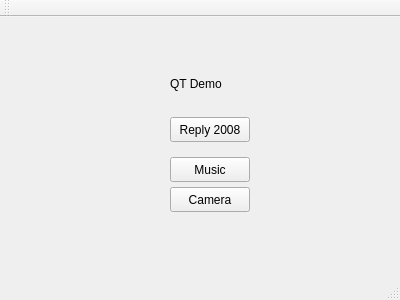
<?xml version="1.0" encoding="UTF-8"?>
<ui version="4.0">
 <class>MainWindow</class>
 <widget class="QMainWindow" name="MainWindow">
  <property name="geometry">
   <rect>
    <x>0</x>
    <y>0</y>
    <width>400</width>
    <height>300</height>
   </rect>
  </property>
  <property name="windowTitle">
   <string>MainWindow</string>
  </property>
  <widget class="QWidget" name="centralWidget">
   <widget class="QLabel" name="mainlabel">
    <property name="geometry">
     <rect>
      <x>170</x>
      <y>60</y>
      <width>58</width>
      <height>14</height>
     </rect>
    </property>
    <property name="text">
     <string>QT Demo</string>
    </property>
   </widget>
   <widget class="QPushButton" name="musicButton">
    <property name="geometry">
     <rect>
      <x>170</x>
      <y>140</y>
      <width>80</width>
      <height>25</height>
     </rect>
    </property>
    <property name="text">
     <string>Music</string>
    </property>
   </widget>
   <widget class="QPushButton" name="cameraButton">
    <property name="geometry">
     <rect>
      <x>170</x>
      <y>170</y>
      <width>80</width>
      <height>25</height>
     </rect>
    </property>
    <property name="text">
     <string>Camera</string>
    </property>
   </widget>
   <widget class="QPushButton" name="songButton">
    <property name="geometry">
     <rect>
      <x>170</x>
      <y>100</y>
      <width>80</width>
      <height>25</height>
     </rect>
    </property>
    <property name="text">
     <string>Reply 2008</string>
    </property>
   </widget>
  </widget>
  <widget class="QMenuBar" name="menuBar">
   <property name="geometry">
    <rect>
     <x>0</x>
     <y>0</y>
     <width>400</width>
     <height>22</height>
    </rect>
   </property>
  </widget>
  <widget class="QToolBar" name="mainToolBar">
   <attribute name="toolBarArea">
    <enum>TopToolBarArea</enum>
   </attribute>
   <attribute name="toolBarBreak">
    <bool>false</bool>
   </attribute>
  </widget>
  <widget class="QStatusBar" name="statusBar"/>
 </widget>
 <layoutdefault spacing="6" margin="11"/>
 <resources/>
 <connections/>
</ui>
